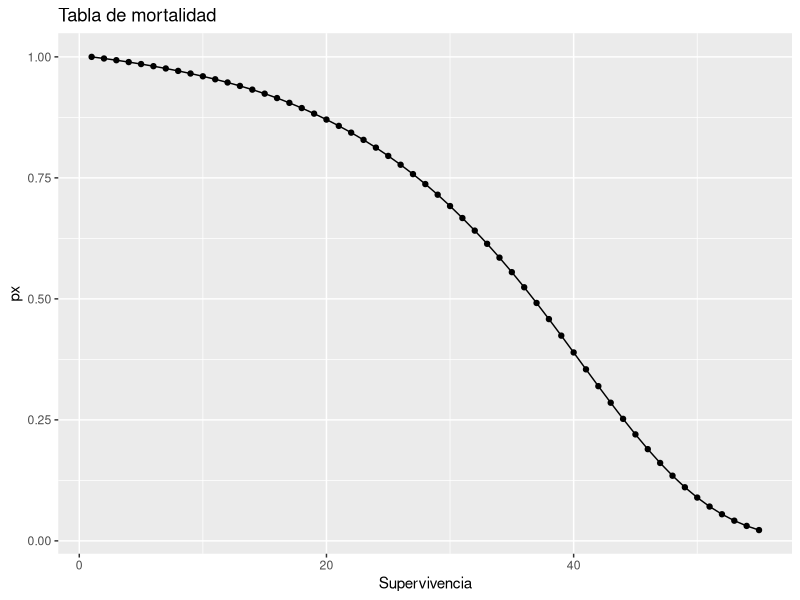

R code for this plot:
## ---- chunk 1
# Cargamos la libreria
library(readxl)
library(ggplot2)
library(dplyr)
library(tidyverse)

# Supuestos principales
# 191654
# edad del asegurado
xEdad <- 16+30
#vigencia del seguro
n <- 19
#tasa de interes efectiva anual
itasaBase <- .05
#numero de primas anuales
mPrimas <- 4
# Sumas aseguradas
saMuerte <- 2000000
saSupervivencia <- 1000000

nCarteraAsegurados <- 100

# Leeremos la tabla de mortalidad

# Leemos la tabla de mortalidad
tablaMortalidad <- read_excel("Tabla_mortalidad.xlsx")

qTablaMortalidad <- data.frame(px = numeric(length(tablaMortalidad$lx)-xEdad), kSuperv = numeric(length(tablaMortalidad$lx)-xEdad))


# Creamos la columna de supervivencia

for(i in (xEdad+1):length(tablaMortalidad$lx)){
  qTablaMortalidad$px[i-xEdad] <- tablaMortalidad$lx[i]/tablaMortalidad$lx[xEdad+1] 
  qTablaMortalidad$kSuperv[i-xEdad] <- i-xEdad
}

######-------------------------------------
#Gastos base

# Hacemos función de gastos extras

gastosExtrasPrimas <- function(anio){
  if(anio == 0){
    return(1000 + primaEmision*.4)
  }else if(anio %in% c(1,2)){
    return(500+.2*primaEmision)
  }else {
    return(100 + .05*primaEmision)
  }
}

gastosExtrasLiquidacion <- function(salida){
  if(salida == "muerte"){
    return(3000 + saMuerte*.003)
  }else{
    return(1000+saSupervivencia*.001)
}}

######-------------------------------------
#Regla de valores garantizados

# Hacemos función de valores garantizados

valoresGarantizados <- function(valorPoliza, anio){
  if(anio %in% c(1,2)){
    return(valorPoliza*.8)
  }else{
    return(valorPoliza*.9)
  }
}

######-------------------------------------
#Valores observados

valoresObservados_tasaInteres <- read_excel("Valores observados.xlsx", sheet="Observados Promedio", range="A3:B28")

valoresObservados_costosPromedios <- read_excel("Valores observados.xlsx", sheet="Observados Promedio", range="D3:G29")

valoresObservados_carteraObservados <- read_excel("Valores observados.xlsx", sheet="Cartera Observados", range="A1:C101")
## ---- chunk 2
              
# Graficamos la tabla

ggplot(qTablaMortalidad, aes(x = kSuperv, y = px)) +
  geom_line() +
  geom_point() +
  labs(title = "Tabla de mortalidad", x = "Supervivencia", y = "px") 
## ---- chunk 3

#ggplot(valoresObservados_costosPromedios)) +
#  geom_line() +
#  geom_point() +
#  labs(title = "Tabla de mortalidad", x = "Supervivencia", y = "px") 
